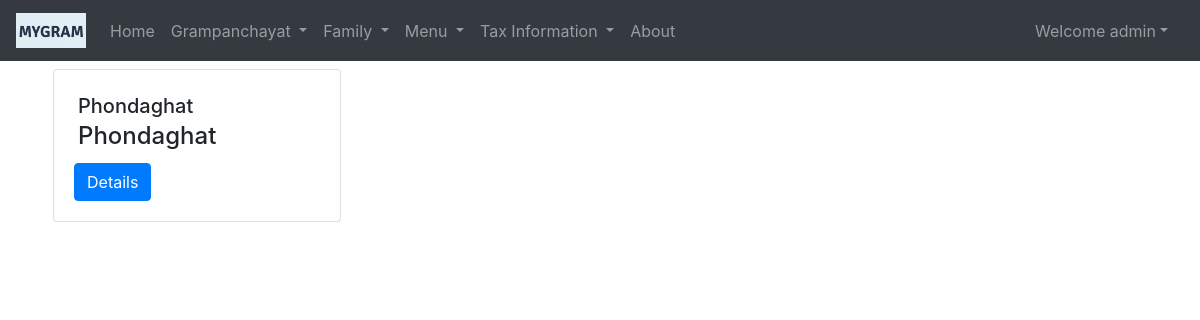
Page /viewgram/ (signed in) on the earlier database version.
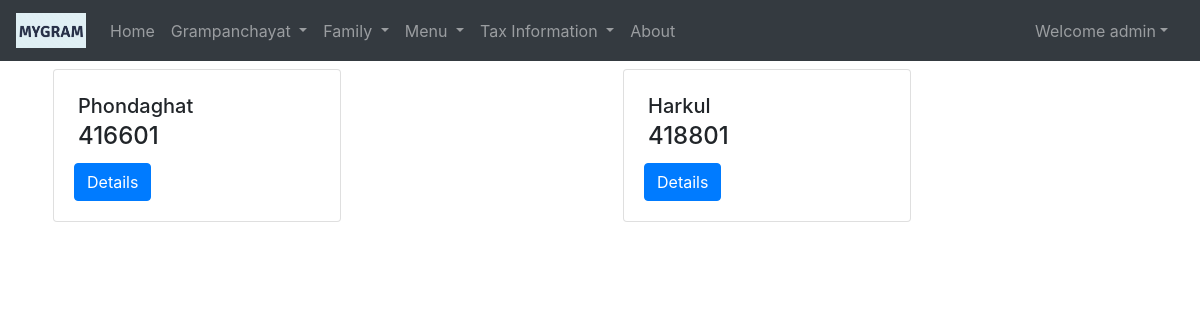
Same page on the later database version.
### gramapp/models.py (models this page shows, shortened)
class Grampanchayat(models.Model):
    gramid = models.IntegerField(primary_key=True)
    gramname = models.CharField(max_length=50, unique=True)
    gramaddress = models.TextField(max_length=100)
    gramemail = models.EmailField()
    gramcontact = models.CharField(max_length=10)

### gramapp/views.py (the view)
# urls.py: path('viewgram/', views.viewgram, name='viewgram'),
def viewgram(request):
    grampanchayat = Grampanchayat.objects.all()
    context = {'grampanchayat': grampanchayat}
    return render(request, 'gramapp/viewGrampanchayat.html', context)

### templates/gramapp/viewGrampanchayat.html (shortened to what this page needs)
{% extends 'gramapp/base1.html' %}
{% block body %}
<div class="container">
    <div class="row justify-content-center">
        {% if grampanchayat %}
    {% for grampanchayat in grampanchayat %}
        <div class="col md-6">
            <div class="card m-2" style="width: 18rem;">
                <div class="card-body">
                    <h5 class="card-title m-1">{{grampanchayat.gramname}}</h5>
                    <h4 class="card-subtitle m-1">{{grampanchayat.gramaddress}}</h4>
                    <a href="{% url 'gramdetail' grampanchayat.pk %}" class="btn btn-primary mt-2">Details</a>
                </div>
            </div>
        </div>
            {% endfor %}
{% else %}
 <h4>No Grampanchayat</h4>
{% endif %}
    </div>
</div>
{% endblock body %}

Differences in the rows shown:
changed Grampanchayat "Phondaghat": gramaddress "Phondaghat" → "416601"
added Grampanchayat: gramname "Harkul", gramaddress "418801"
